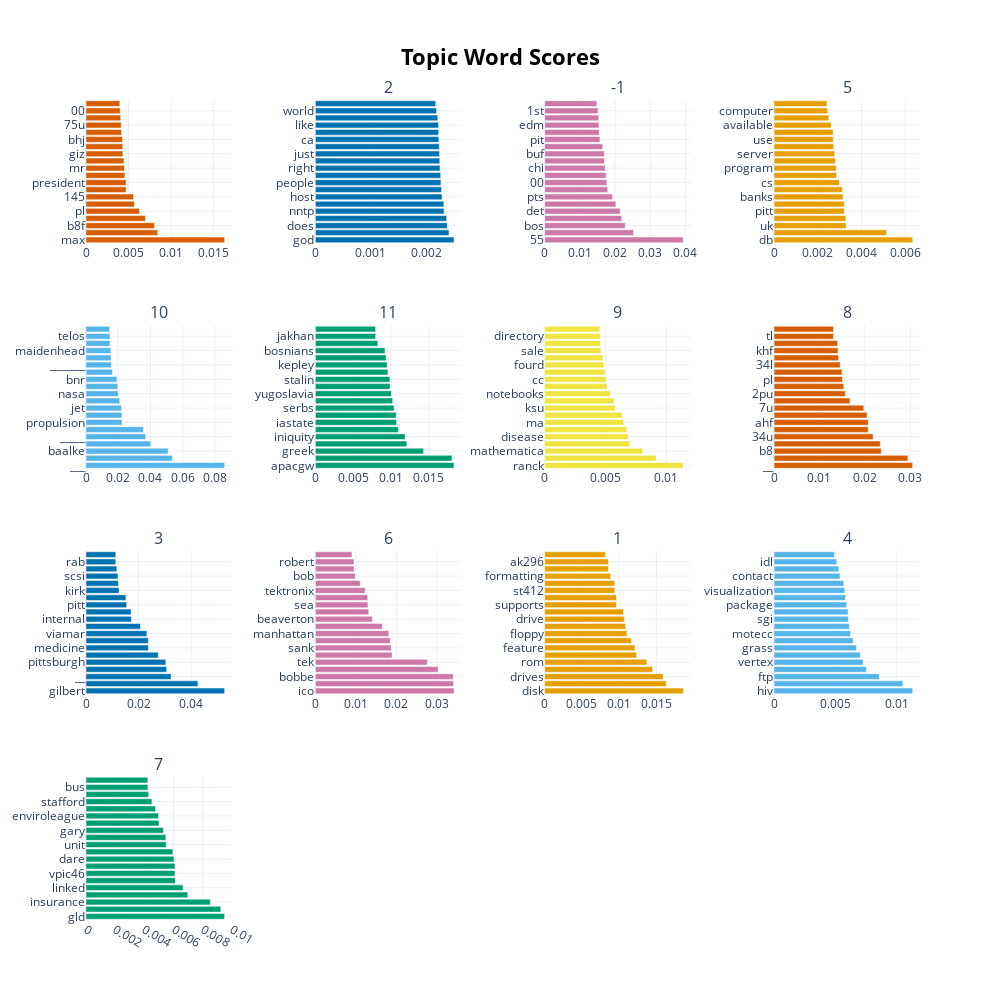

Notebook cell for this chart:
### Code cell
plts()

### Figure 1 — Plotly figure (JSON) as saved in the notebook; plotly's stock layout.template omitted (floating-point values rounded to 4 significant figures)
{"data": [{"marker": {"color": "#D55E00"}, "orientation": "h", "type": "bar", "x": [0.01629, 0.008426, 0.008063, 0.006979, 0.006296, 0.005693, 0.005582, 0.004714, 0.004705, 0.004577, 0.004523, 0.004463, 0.00433, 0.004323, 0.004287, 0.004176, 0.004138, 0.004085, 0.004017, 0.003975], "xaxis": "x", "y": ["max", "g9v", "b8f", "a86", "pl", "1d9", "145", "1t", "president", "0t", "mr", "stephanopoulos", "giz", "34u", "bhj", "3t", "75u", "25", "00", "2di"], "yaxis": "y"}, {"marker": {"color": "#0072B2"}, "orientation": "h", "type": "bar", "x": [0.002495, 0.002404, 0.002374, 0.002363, 0.002317, 0.002313, 0.002279, 0.002271, 0.00226, 0.002256, 0.002244, 0.002239, 0.002236, 0.002231, 0.002222, 0.002219, 0.002218, 0.002202, 0.002182, 0.002166], "xaxis": "x2", "y": ["god", "good", "does", "think", "nntp", "time", "host", "make", "people", "way", "right", "use", "just", "posting", "ca", "know", "like", "say", "world", "did"], "yaxis": "y2"}, {"marker": {"color": "#CC79A7"}, "orientation": "h", "type": "bar", "x": [0.03941, 0.02527, 0.02288, 0.02189, 0.02145, 0.02023, 0.01926, 0.01793, 0.01766, 0.01744, 0.01723, 0.01701, 0.01696, 0.01648, 0.01569, 0.01552, 0.01542, 0.01539, 0.01517, 0.01481], "xaxis": "x3", "y": ["55", "la", "bos", "tor", "det", "nyr", "pts", "nyi", "00", "10", "chi", "stl", "buf", "que", "pit", "min", "edm", "phi", "1st", "16"], "yaxis": "y3"}, {"marker": {"color": "#E69F00"}, "orientation": "h", "type": "bar", "x": [0.006336, 0.005145, 0.003291, 0.003279, 0.003217, 0.003215, 0.003153, 0.003128, 0.002993, 0.00286, 0.00284, 0.002808, 0.002769, 0.002721, 0.002706, 0.002701, 0.002615, 0.002499, 0.002453, 0.002419], "xaxis": "x4", "y": ["db", "dos", "uk", "windows", "pitt", "geb", "banks", "gordon", "cs", "window", "program", "entry", "server", "mail", "use", "sun", "available", "space", "computer", "email"], "yaxis": "y4"}, {"marker": {"color": "#56B4E9"}, "orientation": "h", "type": "bar", "x": [0.08603, 0.05363, 0.05098, 0.04017, 0.037, 0.03563, 0.02231, 0.02227, 0.02208, 0.02094, 0.01995, 0.01974, 0.01921, 0.01645, 0.01572, 0.01552, 0.01546, 0.01489, 0.01489, 0.01464], "xaxis": "x5", "y": ["___", "__", "baalke", "kelvin", "_____", "jpl", "propulsion", "ron", "jet", "gov", "nasa", "magellan", "bnr", "nick", "_______", "____", "maidenhead", "3684", "telos", "npet"], "yaxis": "y5"}, {"marker": {"color": "#009E73"}, "orientation": "h", "type": "bar", "x": [0.01831, 0.01804, 0.0143, 0.01207, 0.01186, 0.01096, 0.01073, 0.01068, 0.0104, 0.01021, 0.01004, 0.009872, 0.009845, 0.009587, 0.009494, 0.009347, 0.009193, 0.008253, 0.007965, 0.007949], "xaxis": "x6", "y": ["apacgw", "judas", "greek", "muslims", "iniquity", "nazis", "iastate", "unca", "serbs", "javed", "yugoslavia", "serbians", "stalin", "atheism", "kepley", "os", "bosnians", "say", "jakhan", "lexicon"], "yaxis": "y6"}, {"marker": {"color": "#F0E442"}, "orientation": "h", "type": "bar", "x": [0.01139, 0.00915, 0.008049, 0.006999, 0.006858, 0.006746, 0.006489, 0.006357, 0.005804, 0.005693, 0.005385, 0.005131, 0.005048, 0.004969, 0.004867, 0.004793, 0.004623, 0.004598, 0.004573, 0.00453], "xaxis": "x7", "y": ["ranck", "lyme", "mathematica", "cosy_pak", "disease", "vt", "ma", "joesbar", "ksu", "mail", "notebooks", "paryavi", "cc", "university", "fourd", "new", "sale", "state", "directory", "sunysb"], "yaxis": "y7"}, {"marker": {"color": "#D55E00"}, "orientation": "h", "type": "bar", "x": [0.03052, 0.02947, 0.02359, 0.02339, 0.0218, 0.02074, 0.02074, 0.02049, 0.01977, 0.01671, 0.01567, 0.01533, 0.01506, 0.01497, 0.01456, 0.01419, 0.01408, 0.01398, 0.01311, 0.01308], "xaxis": "x8", "y": ["__", "ah", "b8", "b9r", "34u", "air", "ahf", "2pl", "7u", "jz", "2pu", "___", "pl", "2q", "34l", "rmw", "khf", "kh", "tl", "2p"], "yaxis": "y8"}, {"marker": {"color": "#0072B2"}, "orientation": "h", "type": "bar", "x": [0.05275, 0.04257, 0.03237, 0.03069, 0.03037, 0.02751, 0.02377, 0.02371, 0.02315, 0.02071, 0.01724, 0.01715, 0.01547, 0.01518, 0.01257, 0.01233, 0.01219, 0.01173, 0.01132, 0.01132], "xaxis": "x9", "y": ["gilbert", "kenneth", "__", "kxgst1", "pittsburgh", "dammit", "medicine", "kmembry", "viamar", "programmer", "internal", "membry", "pitt", "ultrasound", "kirk", "general", "scsi", "cisco", "rab", "munoz"], "yaxis": "y9"}, {"marker": {"color": "#CC79A7"}, "orientation": "h", "type": "bar", "x": [0.03422, 0.0341, 0.03403, 0.03031, 0.02764, 0.01892, 0.01874, 0.0185, 0.01813, 0.01651, 0.0141, 0.01317, 0.01298, 0.01292, 0.01231, 0.01109, 0.009828, 0.00957, 0.009543, 0.009052], "xaxis": "x10", "y": ["ico", "beauchaine", "bobbe", "vice", "tek", "queens", "sank", "bronx", "manhattan", "blew", "beaverton", "claebaur", "sea", "stay", "tektronix", "portal", "bob", "annese", "robert", "duke"], "yaxis": "y10"}, {"marker": {"color": "#E69F00"}, "orientation": "h", "type": "bar", "x": [0.01861, 0.01632, 0.01591, 0.01448, 0.01372, 0.01233, 0.01212, 0.01165, 0.01104, 0.01085, 0.01068, 0.01059, 0.009643, 0.009639, 0.009416, 0.009407, 0.008857, 0.008577, 0.008549, 0.008158], "xaxis": "x11", "y": ["disk", "bios", "drives", "controller", "rom", "_______________________________________________________________________________", "feature", "hard", "floppy", "ysu", "drive", "yfn", "supports", "st506", "st412", "card", "formatting", "daker", "ak296", "interleave"], "yaxis": "y11"}, {"marker": {"color": "#56B4E9"}, "orientation": "h", "type": "bar", "x": [0.01129, 0.0105, 0.008574, 0.007519, 0.007257, 0.007027, 0.006706, 0.006435, 0.006221, 0.006127, 0.00605, 0.006033, 0.005915, 0.005816, 0.00576, 0.005678, 0.005376, 0.005277, 0.005106, 0.004924], "xaxis": "x12", "y": ["hiv", "data", "ftp", "available", "vertex", "image", "grass", "aids", "motecc", "pci", "sgi", "pub", "package", "graphics", "visualization", "fax", "contact", "health", "idl", "info"], "yaxis": "y12"}, {"marker": {"color": "#009E73"}, "orientation": "h", "type": "bar", "x": [0.0095, 0.009236, 0.008519, 0.006976, 0.006649, 0.006125, 0.006101, 0.006097, 0.006031, 0.005951, 0.005499, 0.005471, 0.005304, 0.005005, 0.00497, 0.004761, 0.004514, 0.004296, 0.004241, 0.004237], "xaxis": "x13", "y": ["gld", "allocation", "insurance", "columbia", "linked", "cunixb", "vpic46", "health", "dare", "cross", "unit", "gfx", "gary", "cc", "enviroleague", "ahl", "stafford", "clarkson", "bus", "cfg"], "yaxis": "y13"}], "layout": {"annotations": [{"font": {"size": 16}, "showarrow": false, "text": "2", "x": 0.3625, "xanchor": "center", "xref": "paper", "y": 1, "yanchor": "bottom", "yref": "paper"}, {"font": {"size": 16}, "showarrow": false, "text": "-1", "x": 0.6375, "xanchor": "center", "xref": "paper", "y": 1, "yanchor": "bottom", "yref": "paper"}, {"font": {"size": 16}, "showarrow": false, "text": "5", "x": 0.9125, "xanchor": "center", "xref": "paper", "y": 1, "yanchor": "bottom", "yref": "paper"}, {"font": {"size": 16}, "showarrow": false, "text": "10", "x": 0.0875, "xanchor": "center", "xref": "paper", "y": 0.725, "yanchor": "bottom", "yref": "paper"}, {"font": {"size": 16}, "showarrow": false, "text": "11", "x": 0.3625, "xanchor": "center", "xref": "paper", "y": 0.725, "yanchor": "bottom", "yref": "paper"}, {"font": {"size": 16}, "showarrow": false, "text": "9", "x": 0.6375, "xanchor": "center", "xref": "paper", "y": 0.725, "yanchor": "bottom", "yref": "paper"}, {"font": {"size": 16}, "showarrow": false, "text": "8", "x": 0.9125, "xanchor": "center", "xref": "paper", "y": 0.725, "yanchor": "bottom", "yref": "paper"}, {"font": {"size": 16}, "showarrow": false, "text": "3", "x": 0.0875, "xanchor": "center", "xref": "paper", "y": 0.45, "yanchor": "bottom", "yref": "paper"}, {"font": {"size": 16}, "showarrow": false, "text": "6", "x": 0.3625, "xanchor": "center", "xref": "paper", "y": 0.45, "yanchor": "bottom", "yref": "paper"}, {"font": {"size": 16}, "showarrow": false, "text": "1", "x": 0.6375, "xanchor": "center", "xref": "paper", "y": 0.45, "yanchor": "bottom", "yref": "paper"}, {"font": {"size": 16}, "showarrow": false, "text": "4", "x": 0.9125, "xanchor": "center", "xref": "paper", "y": 0.45, "yanchor": "bottom", "yref": "paper"}, {"font": {"size": 16}, "showarrow": false, "text": "7", "x": 0.0875, "xanchor": "center", "xref": "paper", "y": 0.175, "yanchor": "bottom", "yref": "paper"}], "height": 1000, "hoverlabel": {"bgcolor": "white", "font": {"family": "Rockwell", "size": 16}}, "showlegend": false, "title": {"font": {"color": "Black", "size": 22}, "text": "<b>Topic Word Scores", "x": 0.5, "xanchor": "center", "yanchor": "top"}, "width": 1000, "xaxis": {"anchor": "y", "autorange": true, "domain": [0, 0.175], "range": [0, 0.01715], "showgrid": true, "type": "linear"}, "xaxis10": {"anchor": "y10", "autorange": true, "domain": [0.275, 0.45], "range": [0, 0.03602], "showgrid": true, "type": "linear"}, "xaxis11": {"anchor": "y11", "autorange": true, "domain": [0.55, 0.725], "range": [0, 0.01959], "showgrid": true, "type": "linear"}, "xaxis12": {"anchor": "y12", "autorange": true, "domain": [0.825, 1], "range": [0, 0.01188], "showgrid": true, "type": "linear"}, "xaxis13": {"anchor": "y13", "autorange": true, "domain": [0, 0.175], "range": [0, 0.01], "showgrid": true, "type": "linear"}, "xaxis14": {"anchor": "y14", "domain": [0.275, 0.45], "showgrid": true}, "xaxis15": {"anchor": "y15", "domain": [0.55, 0.725], "showgrid": true}, "xaxis16": {"anchor": "y16", "domain": [0.825, 1], "showgrid": true}, "xaxis2": {"anchor": "y2", "autorange": true, "domain": [0.275, 0.45], "range": [0, 0.002627], "showgrid": true, "type": "linear"}, "xaxis3": {"anchor": "y3", "autorange": true, "domain": [0.55, 0.725], "range": [0, 0.04148], "showgrid": true, "type": "linear"}, "xaxis4": {"anchor": "y4", "autorange": true, "domain": [0.825, 1], "range": [0, 0.006669], "showgrid": true, "type": "linear"}, "xaxis5": {"anchor": "y5", "autorange": true, "domain": [0, 0.175], "range": [0, 0.09056], "showgrid": true, "type": "linear"}, "xaxis6": {"anchor": "y6", "autorange": true, "domain": [0.275, 0.45], "range": [0, 0.01927], "showgrid": true, "type": "linear"}, "xaxis7": {"anchor": "y7", "autorange": true, "domain": [0.55, 0.725], "range": [0, 0.01199], "showgrid": true, "type": "linear"}, "xaxis8": {"anchor": "y8", "autorange": true, "domain": [0.825, 1], "range": [0, 0.03212], "showgrid": true, "type": "linear"}, "xaxis9": {"anchor": "y9", "autorange": true, "domain": [0, 0.175], "range": [0, 0.05552], "showgrid": true, "type": "linear"}, "yaxis": {"anchor": "x", "autorange": true, "domain": [0.825, 1], "range": [-0.5, 19.5], "showgrid": true, "type": "category"}, "yaxis10": {"anchor": "x10", "autorange": true, "domain": [0.275, 0.45], "range": [-0.5, 19.5], "showgrid": true, "type": "category"}, "yaxis11": {"anchor": "x11", "autorange": true, "domain": [0.275, 0.45], "range": [-0.5, 19.5], "showgrid": true, "type": "category"}, "yaxis12": {"anchor": "x12", "autorange": true, "domain": [0.275, 0.45], "range": [-0.5, 19.5], "showgrid": true, "type": "category"}, "yaxis13": {"anchor": "x13", "autorange": true, "domain": [0, 0.175], "range": [-0.5, 19.5], "showgrid": true, "type": "category"}, "yaxis14": {"anchor": "x14", "domain": [0, 0.175], "showgrid": true}, "yaxis15": {"anchor": "x15", "domain": [0, 0.175], "showgrid": true}, "yaxis16": {"anchor": "x16", "domain": [0, 0.175], "showgrid": true}, "yaxis2": {"anchor": "x2", "autorange": true, "domain": [0.825, 1], "range": [-0.5, 19.5], "showgrid": true, "type": "category"}, "yaxis3": {"anchor": "x3", "autorange": true, "domain": [0.825, 1], "range": [-0.5, 19.5], "showgrid": true, "type": "category"}, "yaxis4": {"anchor": "x4", "autorange": true, "domain": [0.825, 1], "range": [-0.5, 19.5], "showgrid": true, "type": "category"}, "yaxis5": {"anchor": "x5", "autorange": true, "domain": [0.55, 0.725], "range": [-0.5, 19.5], "showgrid": true, "type": "category"}, "yaxis6": {"anchor": "x6", "autorange": true, "domain": [0.55, 0.725], "range": [-0.5, 19.5], "showgrid": true, "type": "category"}, "yaxis7": {"anchor": "x7", "autorange": true, "domain": [0.55, 0.725], "range": [-0.5, 19.5], "showgrid": true, "type": "category"}, "yaxis8": {"anchor": "x8", "autorange": true, "domain": [0.55, 0.725], "range": [-0.5, 19.5], "showgrid": true, "type": "category"}, "yaxis9": {"anchor": "x9", "autorange": true, "domain": [0.275, 0.45], "range": [-0.5, 19.5], "showgrid": true, "type": "category"}}}
